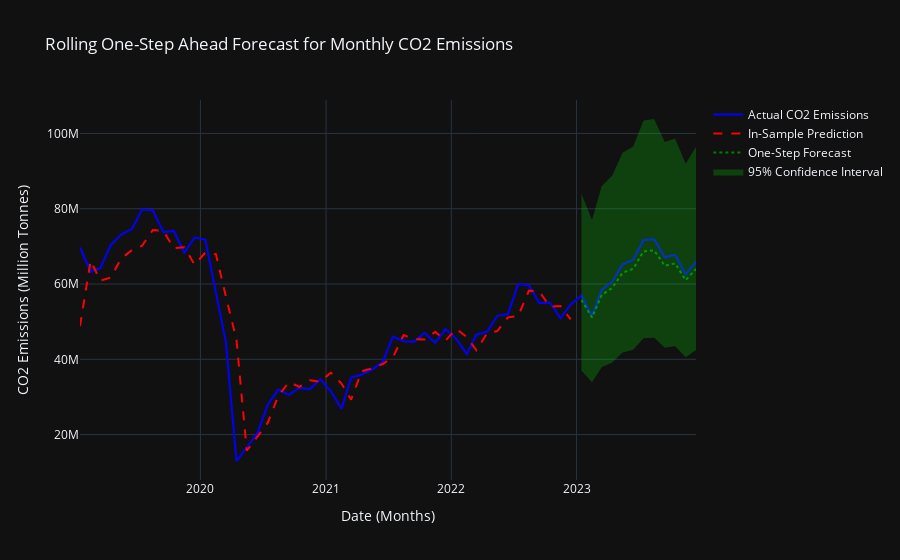
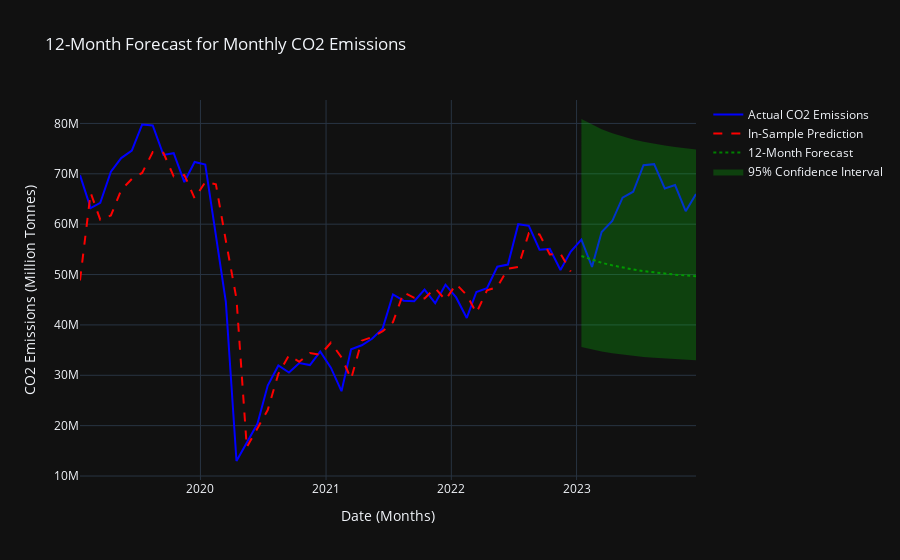

These figures' notebook cell, in order:
### Markdown cell above
Forecasting In-sample & Out-of-sample Data (One Step Ahead & 12 Month Forecasting)

### Code cell
import plotly.graph_objects as go
import numpy as np
import pandas as pd
from statsmodels.tsa.arima.model import ARIMA



# Train-test split: Exclude the last 12 months for testing
train_data = co2.iloc[:-12]  # (everything except last 12 months)
test_data = co2.iloc[-12:]   # (last 12 months)

# Fit ARMA(1,0)
arma_model = ARIMA(train_data["log_total"], order=(1, 0, 0)).fit()

# In-Sample Forecast
train_data["fitted_values"] = arma_model.fittedvalues  # Model’s in-sample predictions

# Full 12-Month Forecast
forecast_log = arma_model.forecast(steps=12)  
forecast_original_scale = np.expm1(forecast_log)  

# Create Future Date Index for Out-of-Sample Data
future_dates = test_data.index 
forecast_series = pd.Series(forecast_original_scale.values, index=future_dates)

# Rolling One-Step Ahead Forecast
one_step_forecasts = []
one_step_ci_lower = []
one_step_ci_upper = []
current_results = arma_model  

for date in test_data.index:
    updated_model = ARIMA(co2.loc[:date, "log_total"], order=(1, 0, 0)).fit()

    # Forecast one step ahead
    forecast_obj = updated_model.get_forecast(steps=1)
    forecast_value_log = forecast_obj.predicted_mean.iloc[0]
    ci_log = forecast_obj.conf_int()

    # Convert log forecasts back to original scale
    forecast_value = np.expm1(forecast_value_log)
    ci_lower = np.expm1(ci_log.iloc[0, 0])
    ci_upper = np.expm1(ci_log.iloc[0, 1])

    one_step_forecasts.append(forecast_value)
    one_step_ci_lower.append(ci_lower)
    one_step_ci_upper.append(ci_upper)

one_step_forecasts = pd.Series(one_step_forecasts, index=test_data.index)
one_step_ci_lower = pd.Series(one_step_ci_lower, index=test_data.index)
one_step_ci_upper = pd.Series(one_step_ci_upper, index=test_data.index)

# Confidence Interval for 12-Month Forecast
residuals = train_data["log_total"] - arma_model.fittedvalues  
std_dev = np.std(residuals)
confidence_interval = np.exp(1.96 * std_dev)  

# Rolling One-Step Ahead Forecast
fig1 = go.Figure()

# Actual Data
fig1.add_trace(go.Scatter(
    x=co2.index,
    y=np.expm1(co2["log_total"]),
    mode='lines',
    name='Actual CO2 Emissions',
    line=dict(color='blue')
))

# In-Sample Predictions
fig1.add_trace(go.Scatter(
    x=train_data.index,
    y=np.expm1(train_data["fitted_values"]),
    mode='lines',
    name='In-Sample Prediction',
    line=dict(color='red', dash='dash')
))

# Rolling One-Step Forecast
fig1.add_trace(go.Scatter(
    x=one_step_forecasts.index,
    y=one_step_forecasts,
    mode='lines',
    name='One-Step Forecast',
    line=dict(color='green', dash='dot')
))

# Confidence Interval - Shaded Region
fig1.add_trace(go.Scatter(
    x=one_step_forecasts.index.tolist() + one_step_forecasts.index[::-1].tolist(),
    y=(one_step_forecasts * confidence_interval).tolist() + (one_step_forecasts / confidence_interval)[::-1].tolist(),
    fill='toself',
    fillcolor='rgba(0, 255, 0, 0.2)',
    line=dict(color='rgba(255,255,255,0)'),
    name='95% Confidence Interval'
))

# Customize Layout
fig1.update_layout(
    title="Rolling One-Step Ahead Forecast for Monthly CO2 Emissions",
    xaxis_title="Date (Months)",
    yaxis_title="CO2 Emissions (Million Tonnes)",
    template="plotly_dark",
    hovermode="x unified"
)

# Plot Second Graph: Full 12-Month Forecast
fig2 = go.Figure()

# Actual Data - Blue Line
fig2.add_trace(go.Scatter(
    x=co2.index,
    y=np.expm1(co2["log_total"]),
    mode='lines',
    name='Actual CO2 Emissions',
    line=dict(color='blue')
))

# In-Sample Predictions - Red Dashed Line
fig2.add_trace(go.Scatter(
    x=train_data.index,
    y=np.expm1(train_data["fitted_values"]),
    mode='lines',
    name='In-Sample Prediction',
    line=dict(color='red', dash='dash')
))

# Full 12-Month Forecast - Green Dashed Line
fig2.add_trace(go.Scatter(
    x=forecast_series.index,
    y=forecast_series,
    mode='lines',
    name='12-Month Forecast',
    line=dict(color='green', dash='dot')
))

# Confidence Interval - Shaded Region
fig2.add_trace(go.Scatter(
    x=forecast_series.index.tolist() + forecast_series.index[::-1].tolist(),
    y=(forecast_series * confidence_interval).tolist() + (forecast_series / confidence_interval)[::-1].tolist(),
    fill='toself',
    fillcolor='rgba(0, 255, 0, 0.2)',
    line=dict(color='rgba(255,255,255,0)'),
    name='95% Confidence Interval'
))

# Customize Layout
fig2.update_layout(
    title="12-Month Forecast for Monthly CO2 Emissions",
    xaxis_title="Date (Months)",
    yaxis_title="CO2 Emissions (Million Tonnes)",
    template="plotly_dark",
    hovermode="x unified"
)

fig1.show()
fig2.show()
